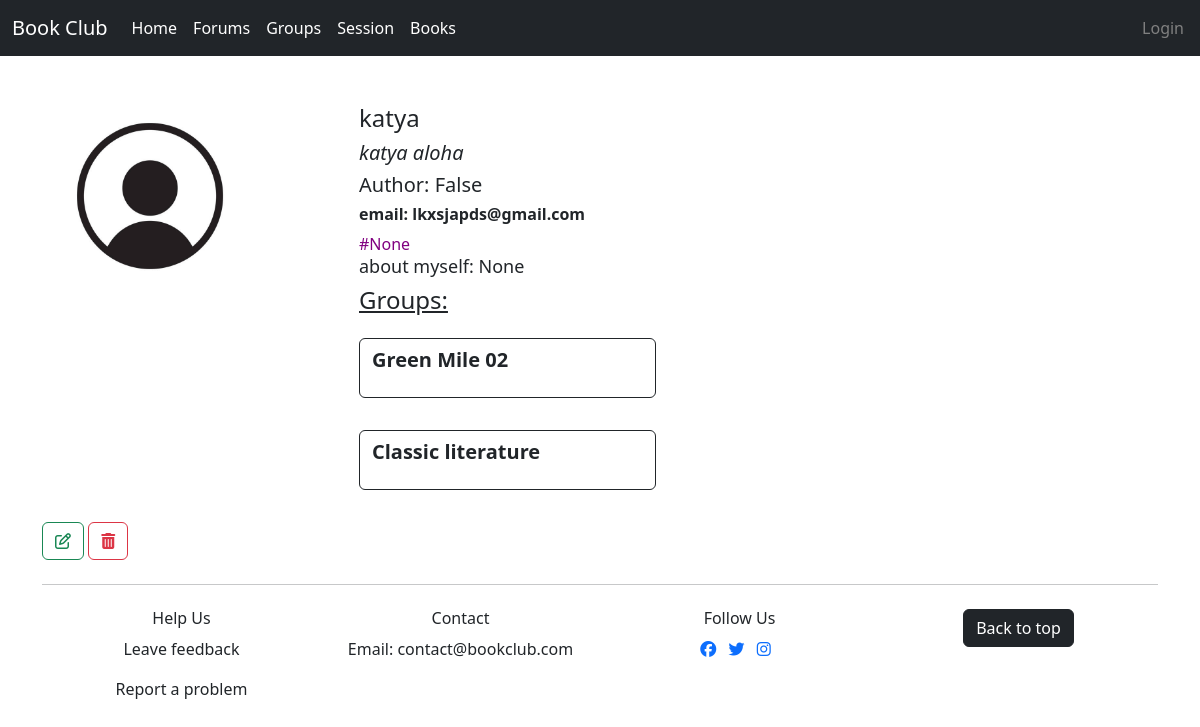
/user/show/7, run on an earlier commit of the app's database.
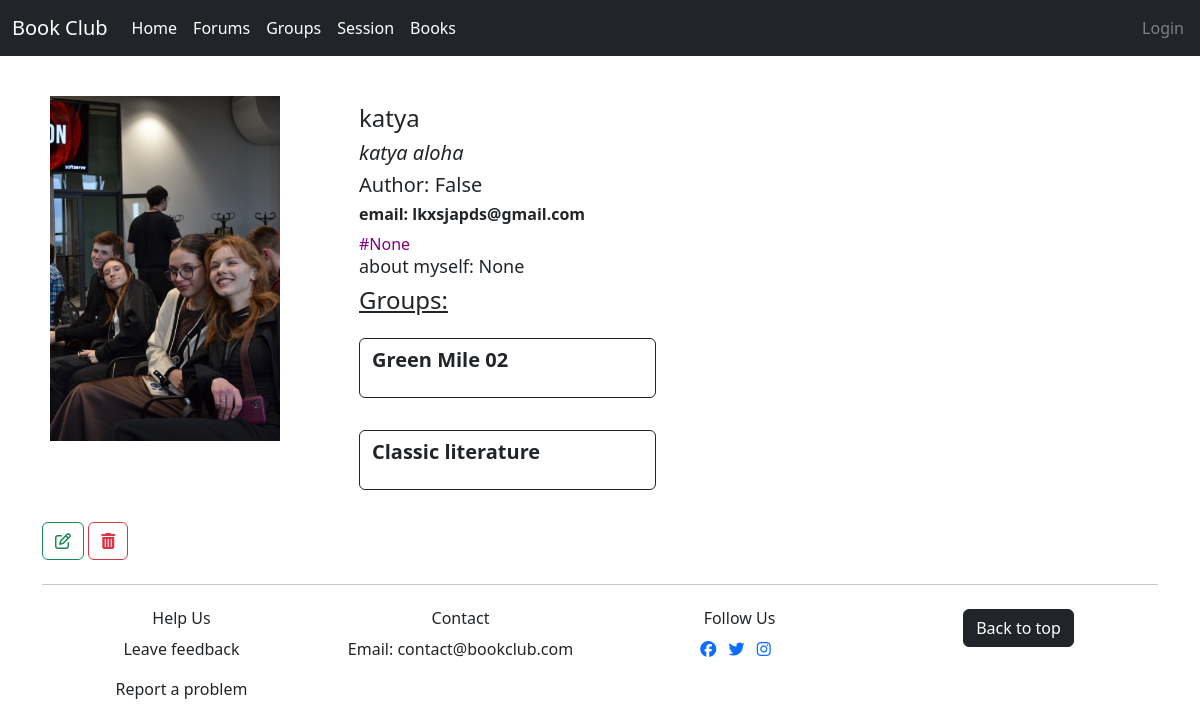
And on a later commit of the database.
### user/models.py (models this page shows)
class Profile_user(models.Model):
    user = models.OneToOneField(User, on_delete=models.CASCADE)
    description = models.CharField(max_length=300, blank=True, null=True)
    interest = models.ForeignKey(Interest, blank=True, on_delete=models.CASCADE, null=True)
    images = models.ImageField(upload_to="images/", blank=True, null=True)
    is_author = models.BooleanField(default=False, blank=True, null=True)

### user/views.py (the view)
# urls.py: path('show/<int:id>', views.show, name='show'),
def show(request, id):
    print(f"=== user, action: show === ")
    print(f"id: ", id)
    action= "show"
    error = keeper_service.pop("error")
    user_profile = []
    image_profile = os.path.join(settings.MEDIA_URL, 'images', 'user_profile.jpg')
    user = get_object_or_404(User, id=id)
    groups_list = ''
    user_profile = Profile_user.objects.filter(user_id=id)
    print(f"user_profile: ", user_profile)
    if user_profile.exists():
        profile_u = Profile_user.objects.get(user_id=id)
        print(f"profile_u ", profile_u)
        member = RelGroupUser.objects.filter(user_id=id)
        if member.exists():
            sql = f"""select g.id , g.topic, r.id as rel_id
                        from group_relgroupuser r
                             join group_group g on g.id = r.group_id
                             where r.user_id = {id}"""
            groups_list = RelGroupUser.objects.raw(sql)
            print(f" groups_list", groups_list)
    else:
        profile_u = Profile_user()
        profile_u.user = user
        profile_u.save()
    return render(request, 'user/show.html',
                  { 'error':error, 'id':id, 'image_profile':image_profile,
                   'profile_u':profile_u, 'groups_list':groups_list})

### main/keeper_service.py (called while the page is built)
    def pop(self, key) -> str :
        value = self.keeper.get(key)
        self.keeper[key] = ""
        return value

### user/templates/user/show.html (shortened to what this page needs)
{% extends 'main/layout.html' %}
{% block content %}
<div class="row ">
    <div class="m-2 col-3">
        <p>
            {% if profile_u.images %}
            <img src="{{ profile_u.images.url }}" alt="image" width="230" height="345">
              {% else %}
            {% if image_profile %}
            <img src="{{image_profile}}" alt="user_profile image" width="200" height="200">
            {% endif %}
            {% endif %}
        </p>
    </div>
    <div class="m-3 col-8">
    <h2 style="font-size: 24px;"> {{ profile_u.user.username}} </h2>
    <h5 style="font-style: italic;">{{profile_u.user.first_name}}  {{ profile_u.user.last_name}}</h5>
    <h5>Author: {{profile_u.is_author}}</h5>
    <h6 style="font-weight: bold;"> email: {{ profile_u.user.email}} </h6>
    <h7 style="color: purple;">#{{profile_u.interest}}</h7>
    <h6 style="font-size: 18px;">about myself: {{profile_u.description}}</h6>
    <h4 style="text-decoration: underline;">Groups:</h4>
    <div class="container">
        <div class="row justify-content-left col-5">
            {% for el in groups_list %}
            <a href="{% url 'group:show' id=el.id %}" class="btn btn-outline-dark mt-3 mb-3">
                <div class="forum-item">
                    <p class="topic" style="text-align: left; font-size: 20px; font-weight: bold;">{{ el.topic }}</p>
                </div>
            </a>
            {% endfor %}
        </div>
    </div>
</div>
</div>
<a href="{% url 'user:edit' id=profile_u.user.id %}" class="btn btn-outline-success">
    <i class="fa-regular fa-pen-to-square"></i>
</a>
<a href="{% url 'user:delete' id=user.id %}" class="btn btn-outline-danger">
    <i class="fa-solid fa-trash-can"></i></a>
{% endblock %}

What changed in the data, as far as the page shows it:
changed Profile_user "False": images: picture added
